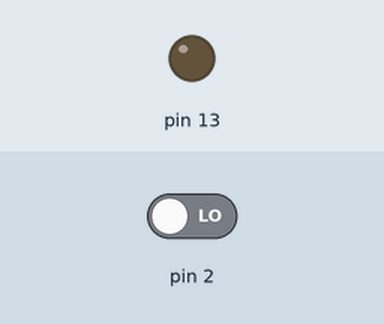
A sketch run on a simulated Arduino Uno, built with avr-gcc and run on an emulated ATmega328P. Parts: output pins drawn as LEDs (lit = HIGH). The inputs (shaded band) are chosen by the test bench; at power-on: pin 2 LOW. What the sketch prints to the serial monitor is not drawn.

Above: at 1.2 s.
1.3 s: pin 2 driven HIGH
At 2.2 s:
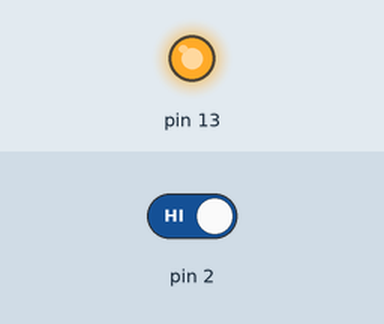
Timing chart, 0 to 4.3 s (numbered marks = the images above; inputs shaded):
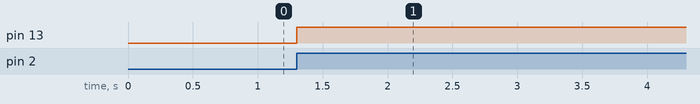

The sketch:

sketch_apr11l.ino
```cpp
const int duration = 300;
unsigned long pre_time = 0;
unsigned long cur_time = 0;

volatile byte state = HIGH;
void isr()
{
  cur_time = millis();
  if(cur_time - pre_time >= duration)
  {
    Serial.println("인터럽트 발생");
    pre_time = cur_time;
    digitalWrite(13, state);
  state = !state;
  }
}
void setup() {
  // put your setup code here, to run once:
  Serial.begin(9600);
  pinMode(13, OUTPUT);
  attachInterrupt(0, isr, RISING);


}

void loop() {
  // put your main code here, to run repeatedly:

}
```

Measured:
- after the input at 1.3 s, pin 13: LOW → HIGH at once
